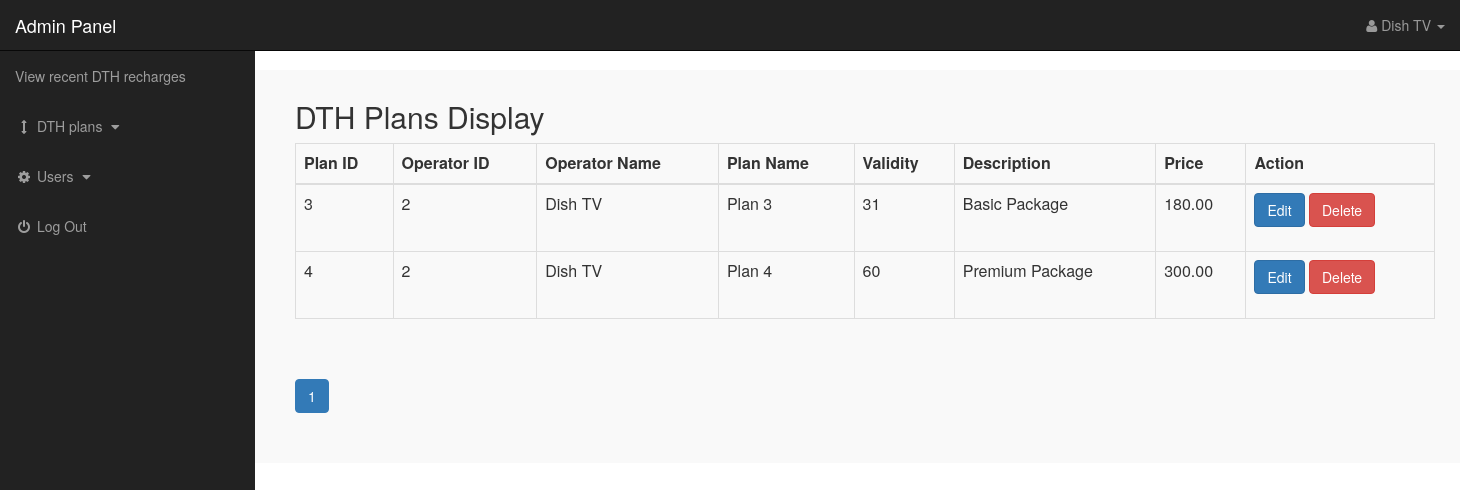
/service_provider/index.php?view_cats (signed in), run on the app's committed database.
### tables this page shows
CREATE TABLE `dth_operators` (
  `id` int(11) NOT NULL,
  `operator_name` varchar(255) NOT NULL,
  `operator_email` varchar(100) NOT NULL,
  `operator_password` int(10) NOT NULL
);

CREATE TABLE `dth_plans` (
  `id` int(11) NOT NULL,
  `operator_id` int(11) NOT NULL,
  `plan_name` varchar(255) NOT NULL,
  `validity` int(11) NOT NULL,
  `description` varchar(255) NOT NULL,
  `price` decimal(10,2) NOT NULL
);

### service_provider/view_cats.php (the view, shortened to what this page needs)
<?php
include 'db_connection.php';
$recordsPerPage = 10;
$totalRecordsQuery = "SELECT COUNT(*) as total FROM dth_plans";
$totalRecordsResult = mysqli_query($con, $totalRecordsQuery);
$totalRecords = mysqli_fetch_assoc($totalRecordsResult)['total'];
$totalPages = ceil($totalRecords / $recordsPerPage);
$currentpage = isset($_GET['page']) ? $_GET['page'] : 1;
$offset = ($currentpage - 1) * $recordsPerPage;
$query_plans = "SELECT dth_plans.id, dth_plans.operator_id, dth_plans.plan_name,
                dth_plans.validity, dth_plans.description, dth_plans.price,
                dth_operators.operator_name
                FROM dth_plans
                INNER JOIN dth_operators ON dth_plans.operator_id = dth_operators.id
                WHERE operator_id={$_SESSION['id']}
                LIMIT $offset, $recordsPerPage";
$result_plans = mysqli_query($con, $query_plans);
?>
<!DOCTYPE html>
<html lang="en">
<head>
</head>
<body>
    <div class="container mt-5">
        <h2>DTH Plans Display</h2>
        <table class="table table-bordered">
            <thead>
                <tr>
                    <th>Plan ID</th>
                    <th>Operator ID</th>
                    <th>Operator Name</th>
                    <th>Plan Name</th>
                    <th>Validity</th>
                    <th>Description</th>
                    <th>Price</th>
                    <th>Action</th>
                </tr>
            </thead>
            <tbody>
                <?php while ($row_plan = mysqli_fetch_assoc($result_plans)) { ?>
                    <tr>
                        <td>
                            <?php echo $row_plan['id']; ?>
                        </td>
                        <td>
                            <?php echo $row_plan['operator_id']; ?>
                        </td>
                        <td>
                            <?php echo $row_plan['operator_name']; ?>
                        </td>
                        <td>
                            <?php echo $row_plan['plan_name']; ?>
                        </td>
                        <td>
                            <?php echo $row_plan['validity']; ?>
                        </td>
                        <td>
                            <?php echo $row_plan['description']; ?>
                        </td>
                        <td>
                            <?php echo $row_plan['price']; ?>
                        </td>
                        <td>
                            <form method="get" action="index.php">
                                <button type="submit" name="" class="btn btn-primary">Edit</button>
                                <button type="submit" name="delete_plan" class="btn btn-danger">Delete</button>
                            </form>
                        </td>
                    </tr>
                <?php } ?>
            </tbody>
        </table>
        <div class="pagination">
            <ul class="pagination">
                <?php for ($i = 1; $i <= $totalPages; $i++) { ?>
                    <li class="page-item <?php echo ($i == $currentpage) ? 'active' : ''; ?>">
                        <a class="page-link" href="dth_plans_display.php?page=<?php echo $i; ?>">
                            <?php echo $i; ?>
                        </a>
                    </li>
                <?php } ?>
            </ul>
        </div>
    </div>
</body>
</html>

### service_provider/includes/sidebar.php (shortened to what this page needs)
<?php
if (!isset($_SESSION['admin_email'])) {
    echo "<script>window.open('login.php','_self')</script>";
} else {
    ?>
    <nav class="navbar navbar-inverse navbar-fixed-top">
        <div class="navbar-header">
            <a class="navbar-brand" href="index.php?dashboard">Admin Panel</a>
        </div>
        <ul class="nav navbar-right top-nav">
            <li class="dropdown">
                <a href="#" class="dropdown-toggle" data-toggle="dropdown">
                    <i class="fa fa-user"></i>
                    <?php echo $admin_name; ?> <b class="caret"></b>
                </a>
            </li>
        </ul>
        <div class="collapse navbar-collapse navbar-ex1-collapse">
            <ul class="nav navbar-nav side-nav">
                <li>
                    <a href="index.php?view_products"> View recent DTH recharges </a>
                </li>
                <li>
                    <a href="#" data-toggle="collapse" data-target="#cat">
                        <i class="fa fa-fw fa-arrows-v"></i> DTH plans
                        <i class="fa fa-fw fa-caret-down"></i>
                    </a>
                </li>
                <li>
                    <a href="#" data-toggle="collapse" data-target="#users">
                        <i class="fa fa-fw fa-gear"></i> Users
                        <i class="fa fa-fw fa-caret-down"></i>
                    </a>
                </li>
                <li>
                    <a href="logout.php">
                        <i class="fa fa-fw fa-power-off"></i> Log Out
                    </a>
                </li>
            </ul>
        </div>
    </nav>
<?php } ?>

### service_provider/css/style.css (style rules this page uses)
body { margin-top:100px; }
@media (min-width: 768px) { body { margin-top:50px; } }
.top-nav { padding:0 15px; }
.top-nav>li { display:inline-block; float:left; }
.top-nav>li>a { padding-top:15px; padding-bottom:15px; line-height:20px; color:#999; }
@media (min-width: 768px) { .side-nav { position:fixed; top:51px; width:255px; border-radius:0; overflow-y:auto; background-color: #222; bottom:0; overflow-x:hidden; padding-bottom:40px; } }
@media (min-width: 768px) { .side-nav>li>a { width:255px; } }

### data on the page
dth_operators: operator_name "Dish TV"
dth_plans: id "3", operator "2", dth_operators.operator_name "Dish TV", plan_name "Plan 3", validity "31", description "Basic Package", price "180.00"
dth_plans: id "4", operator "2", dth_operators.operator_name "Dish TV", plan_name "Plan 4", validity "60", description "Premium Package", price "300.00"
